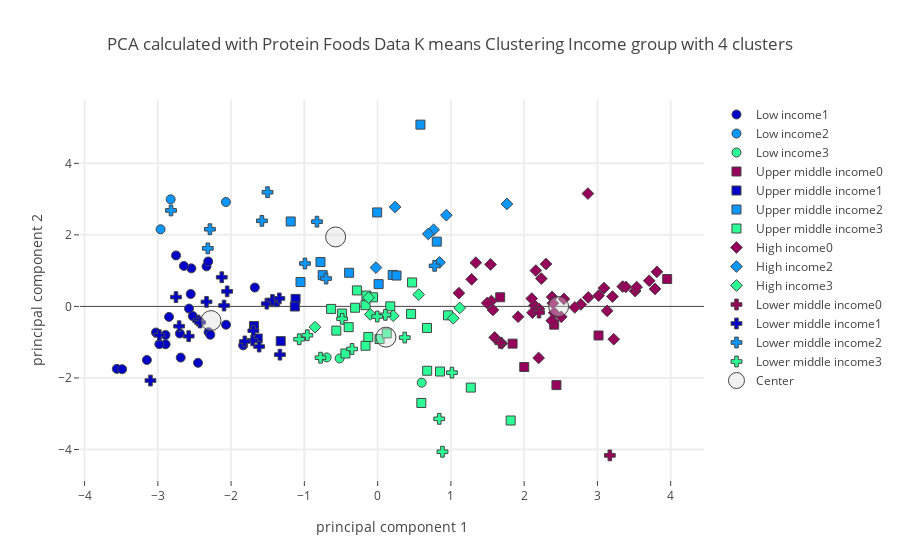

Here is the notebook cell this chart was saved with:
### Code cell
# Plotly on Income level
plot_plotly(protein_group_merged_df,"Income group",income_centers,4,"Protein Foods",'')

### Figure 1 — Plotly figure (JSON) as saved in the notebook; plotly's stock layout.template omitted (floating-point values rounded to 4 significant figures)
{"data": [{"marker": {"color": "rgb(150,0,90)", "line": {"width": 1}, "size": 9, "symbol": 0}, "mode": "markers", "name": "Low income0", "text": [], "type": "scatter", "uid": "410f5fea-63aa-4b26-b172-8f0bb2dfb10e", "x": [], "y": []}, {"marker": {"color": "rgb(0,0,200)", "line": {"width": 1}, "size": 9, "symbol": 0}, "mode": "markers", "name": "Low income1", "text": ["Benin", "Burkina Faso", "Central African Republic", "Chad", "Democratic People's Republic of Korea", "Ethiopia", "Gambia", "Guinea", "Guinea-Bissau", "Haiti", "Kenya", "Liberia", "Madagascar", "Malawi", "Mali", "Mozambique", "Nepal", "Niger", "Rwanda", "Sierra Leone", "Togo", "Uganda", "United Republic of Tanzania", "Zimbabwe"], "type": "scatter", "uid": "e84bd3c4-6596-4221-a4af-116f492bce3b", "x": [-2.574, -2.699, -1.835, -2.069, -2.551, -2.688, -1.676, -2.543, -2.336, -2.847, -2.452, -2.313, -2.645, -3.56, -2.307, -2.895, -2.523, -3.15, -3.487, -2.752, -3.025, -2.894, -2.979, -2.284], "y": [-0.06102, -0.7571, -1.09, -0.5123, 0.3475, -1.43, 0.5279, 1.063, 1.119, -0.2932, -1.577, 1.255, 1.132, -1.746, -0.72, -0.7983, -0.2714, -1.497, -1.755, 1.424, -0.7302, -1.059, -1.056, -0.7922]}, {"marker": {"color": "rgb(10,152,255)", "line": {"width": 1}, "size": 9, "symbol": 0}, "mode": "markers", "name": "Low income2", "text": ["Bangladesh", "Cambodia", "Myanmar"], "type": "scatter", "uid": "0e100741-10d9-425a-9dec-817adb781bcc", "x": [-2.963, -2.825, -2.071], "y": [2.156, 2.993, 2.918]}, {"marker": {"color": "rgb(44,255,150)", "line": {"width": 1}, "size": 9, "symbol": 0}, "mode": "markers", "name": "Low income3", "text": ["Afghanistan", "Kyrgyzstan", "Tajikistan"], "type": "scatter", "uid": "4777f7dc-bbdf-41bc-8454-80839503679a", "x": [-0.5187, 0.6016, -0.6961], "y": [-1.455, -2.133, -1.426]}, {"marker": {"color": "rgb(150,0,90)", "line": {"width": 1}, "size": 9, "symbol": 1}, "mode": "markers", "name": "Upper middle income0", "text": ["Albania", "Argentina", "Belarus", "Hungary", "Kazakhstan", "Montenegro", "Romania"], "type": "scatter", "uid": "44527de5-e111-42af-81ad-e4cf0a669637", "x": [2.441, 3.015, 3.952, 1.673, 2.001, 2.41, 1.842], "y": [-2.2, -0.8129, 0.7652, 0.2556, -1.694, -0.5105, -1.041]}, {"marker": {"color": "rgb(0,0,200)", "line": {"width": 1}, "size": 9, "symbol": 1}, "mode": "markers", "name": "Upper middle income1", "text": ["Angola", "Belize", "Botswana", "Cuba", "Namibia", "Peru"], "type": "scatter", "uid": "9fef22c9-d2a1-407e-bb4c-2c53ab51f1f9", "x": [-1.687, -1.12, -1.323, -1.402, -1.637, -1.13], "y": [-0.5484, 0.2099, -0.9707, 0.118, -0.8966, -0.003202]}, {"marker": {"color": "rgb(10,152,255)", "line": {"width": 1}, "size": 9, "symbol": 1}, "mode": "markers", "name": "Upper middle income2", "text": ["China, mainland", "Dominican Republic", "Ecuador", "Gabon", "Grenada", "Malaysia", "Maldives", "Panama", "Saint Vincent and the Grenadines", "Suriname", "Thailand"], "type": "scatter", "uid": "696a4305-5de3-4a2b-9620-7751cc202dd3", "x": [0.8072, -1.052, 0.01381, -0.7501, 0.2056, -0.006129, 0.5844, -0.3891, 0.258, -0.7798, -1.186], "y": [1.811, 0.6811, 0.6222, 0.8739, 0.8799, 2.627, 5.082, 0.9398, 0.8627, 1.24, 2.374]}, {"marker": {"color": "rgb(44,255,150)", "line": {"width": 1}, "size": 9, "symbol": 1}, "mode": "markers", "name": "Upper middle income3", "text": ["Algeria", "Azerbaijan", "Bosnia and Herzegovina", "Brazil", "Bulgaria", "Colombia", "Costa Rica", "Dominica", "Fiji", "Iran (Islamic Republic of)", "Iraq", "Jamaica", "Jordan", "Lebanon", "Mauritius", "Mexico", "Saint Lucia", "Serbia", "South Africa", "North Macedonia", "Tunisia", "Turkey", "Turkmenistan", "Venezuela (Bolivarian Republic of)"], "type": "scatter", "uid": "a6f5209c-f27a-44e8-b328-7035e4248b51", "x": [0.5966, 1.272, -0.4398, 0.4567, 0.9604, -0.3074, -0.1526, 0.1727, -0.6347, -0.1651, -0.4844, -0.2827, 0.0263, -0.1268, -0.06329, -0.3953, 0.4704, 0.6741, -0.5635, 0.1249, 0.6763, 0.8515, 1.816, -0.165], "y": [-2.699, -2.269, -1.316, -0.2102, -0.2496, -0.03675, 0.3033, 0.002044, -0.07026, -1.099, -0.1994, 0.4469, -0.9124, -0.8537, 0.2543, -0.5807, 0.6694, -0.6027, -0.6771, -0.7541, -1.799, -1.821, -3.189, 0.03305]}, {"marker": {"color": "rgb(150,0,90)", "line": {"width": 1}, "size": 9, "symbol": 2}, "mode": "markers", "name": "High income0", "text": ["Australia", "Austria", "Bahamas", "Belgium", "Bermuda", "Canada", "China, Hong Kong SAR", "Croatia", "Cyprus", "Czechia", "Denmark", "Estonia", "Finland", "France", "French Polynesia", "Germany", "Greece", "Iceland", "Ireland", "Israel", "Italy", "Latvia", "Lithuania", "Luxembourg", "Malta", "Netherlands", "New Caledonia", "New Zealand", "Norway", "Poland", "Portugal", "Russian Federation", "Slovakia", "Slovenia", "Spain", "Sweden", "Switzerland", "United Kingdom", "United States of America", "Uruguay"], "type": "scatter", "uid": "6f977780-7320-4b80-8569-7ad04aeda4aa", "x": [2.506, 3.345, 1.34, 2.141, 2.234, 1.574, 2.87, 1.553, 1.11, 2.381, 3.387, 3.223, 3.786, 2.774, 1.541, 3.09, 2.198, 3.017, 2.377, 2.409, 2.392, 3.133, 3.812, 3.206, 2.104, 3.515, 1.283, 1.598, 2.543, 3.707, 2.159, 2.692, 1.495, 1.917, 2.298, 3.536, 2.203, 2.114, 2.875, 1.695], "y": [-0.2917, 0.554, 1.221, 0.027, 0.7769, -0.1001, 3.155, 0.1516, 0.3705, 0.2632, 0.5441, -0.9178, 0.4882, 0.05658, 1.173, 0.5125, -1.441, 0.3014, -0.3982, -0.1767, 0.09001, -0.1242, 0.9653, 0.2745, 0.2191, 0.4291, 0.7575, -0.8674, 0.2094, 0.7168, 1.001, -0.02923, 0.09486, -0.2896, 1.185, 0.5399, -0.0672, -0.1765, 0.2513, -1.035]}, {"marker": {"color": "rgb(0,0,200)", "line": {"width": 1}, "size": 9, "symbol": 2}, "mode": "markers", "name": "High income1", "text": [], "type": "scatter", "uid": "d3371916-ed86-4298-84f9-69660be55a08", "x": [], "y": []}, {"marker": {"color": "rgb(10,152,255)", "line": {"width": 1}, "size": 9, "symbol": 2}, "mode": "markers", "name": "High income2", "text": ["Antigua and Barbuda", "Brunei Darussalam", "China, Macao SAR", "China, Taiwan Province of", "Japan", "Republic of Korea", "Saint Kitts and Nevis"], "type": "scatter", "uid": "fe51bdd8-8dd9-45de-8594-763480cd2767", "x": [0.8453, 0.7641, 1.765, 0.6916, 0.9381, 0.2378, -0.02307], "y": [1.231, 2.142, 2.865, 2.027, 2.551, 2.779, 1.085]}, {"marker": {"color": "rgb(44,255,150)", "line": {"width": 1}, "size": 9, "symbol": 2}, "mode": "markers", "name": "High income3", "text": ["Barbados", "Chile", "Kuwait", "Oman", "Saudi Arabia", "Trinidad and Tobago", "United Arab Emirates"], "type": "scatter", "uid": "9424a0fe-a275-4804-a00a-2ee1d7432c7e", "x": [0.5605, 1.12, 1.033, 0.2132, -0.1002, -0.1237, -0.8549], "y": [0.3292, -0.04205, -0.3314, -0.2613, -0.2242, 0.245, -0.5811]}, {"marker": {"color": "rgb(150,0,90)", "line": {"width": 1}, "size": 9, "symbol": 3}, "mode": "markers", "name": "Lower middle income0", "text": ["Armenia", "Sudan", "Ukraine"], "type": "scatter", "uid": "26065680-7f23-48ac-9960-43e844793d16", "x": [1.674, 3.17, 2.203], "y": [-1.018, -4.165, -0.1715]}, {"marker": {"color": "rgb(0,0,200)", "line": {"width": 1}, "size": 9, "symbol": 3}, "mode": "markers", "name": "Lower middle income1", "text": ["Cabo Verde", "Cameroon", "Congo (note no data in Food suppley tables for DRC)", "CÃƒÂ´te d'Ivoire", "Djibouti", "El Salvador", "Ghana", "Guatemala", "Honduras", "India", "Lesotho", "Nicaragua", "Nigeria", "Sao Tome and Principe", "Senegal", "Solomon Islands", "Eswatini", "Timor-Leste", "Zambia"], "type": "scatter", "uid": "9bba2616-9ffd-4755-98db-1231d40e4e14", "x": [-1.512, -2.979, -1.436, -2.336, -1.333, -1.617, -2.45, -1.706, -1.696, -2.096, -3.101, -2.709, -2.424, -1.341, -2.127, -2.054, -1.813, -2.752, -2.579], "y": [0.0766, -0.8051, 0.1791, 0.1268, -1.349, -1.122, -0.3964, -0.949, -0.6803, 0.02439, -2.072, -0.5538, -0.4495, 0.2232, 0.8148, 0.4198, -0.9804, 0.2607, -0.8321]}, {"marker": {"color": "rgb(10,152,255)", "line": {"width": 1}, "size": 9, "symbol": 3}, "mode": "markers", "name": "Lower middle income2", "text": ["Guyana", "Indonesia", "Kiribati", "Lao People's Democratic Republic", "Philippines", "Samoa", "Sri Lanka", "Vanuatu", "Viet Nam"], "type": "scatter", "uid": "ba89a6d6-e82d-4e35-afbc-e1afb81bf0d1", "x": [-0.992, -2.289, -0.8278, -2.82, -1.58, 0.778, -2.318, -0.7034, -1.503], "y": [1.2, 2.157, 2.369, 2.683, 2.392, 1.134, 1.623, 0.7783, 3.192]}, {"marker": {"color": "rgb(44,255,150)", "line": {"width": 1}, "size": 9, "symbol": 3}, "mode": "markers", "name": "Lower middle income3", "text": ["Bolivia (Plurinational State of)", "Egypt", "Georgia", "Mauritania", "Mongolia", "Morocco", "Pakistan", "Paraguay", "Republic of Moldova", "Uzbekistan", "Yemen"], "type": "scatter", "uid": "a01cb881-3b40-4a14-b23b-2bec7f141da1", "x": [-0.4843, -0.9592, 0.3701, -0.779, 0.8852, 0.8407, -0.3491, 0.1062, -0.005578, 1.014, -1.07], "y": [-0.3477, -0.8056, -0.8717, -1.433, -4.063, -3.143, -1.19, -0.2359, -0.2823, -1.852, -0.9182]}, {"marker": {"color": "rgba(220, 220, 220, .4)", "line": {"width": 1}, "size": 20}, "mode": "markers", "name": "Center", "type": "scatter", "uid": "14a05e35-18eb-4092-a6fc-eddca6ff47a0", "x": [2.47, -2.274, -0.573, 0.1138], "y": [-0.003564, -0.3966, 1.942, -0.8589]}], "layout": {"hovermode": "closest", "showlegend": true, "title": {"text": "PCA calculated with Protein Foods Data K means Clustering Income group with 4 clusters"}, "xaxis": {"gridwidth": 2, "ticklen": 5, "title": {"text": "principal component 1"}, "zeroline": false}, "yaxis": {"gridwidth": 2, "ticklen": 5, "title": {"text": "principal component 2"}}}}
